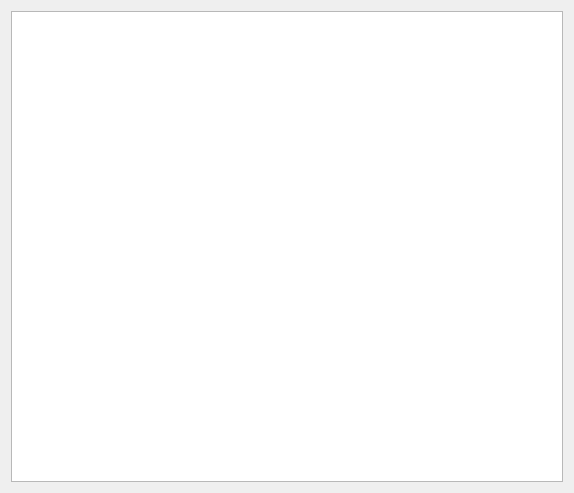
<?xml version="1.0" encoding="UTF-8"?>
<ui version="4.0">
 <class>OrbitDisassemblyDialog</class>
 <widget class="QDialog" name="OrbitDisassemblyDialog">
  <property name="geometry">
   <rect>
    <x>0</x>
    <y>0</y>
    <width>574</width>
    <height>493</height>
   </rect>
  </property>
  <property name="windowTitle">
   <string>Dialog</string>
  </property>
  <layout class="QGridLayout" name="gridLayout">
   <item row="0" column="0">
    <widget class="OrbitCodeEditor" name="plainTextEdit"/>
   </item>
  </layout>
 </widget>
 <customwidgets>
  <customwidget>
   <class>OrbitCodeEditor</class>
   <extends>QPlainTextEdit</extends>
   <header>orbitcodeeditor.h</header>
  </customwidget>
 </customwidgets>
 <resources/>
 <connections/>
</ui>
